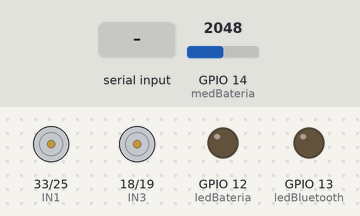
A sketch run on a simulated ESP32. Shown: motor-driver pin pairs drawn as motors (green arrow = first pin HIGH = forward, orange = second pin HIGH = backward, longer = more drive, scaled by the enable pin), output pins drawn as LEDs (lit = HIGH). Inputs (shaded band) come from the test bench; at power-on: GPIO 14 (medBateria) = 2048 (analog values on the 0–4095 scale). Nothing arrives over Bluetooth unless stated.

Above: at 2.2 s.
2.3 s: GPIO 14 (medBateria) set to 1962
At 3.3 s:
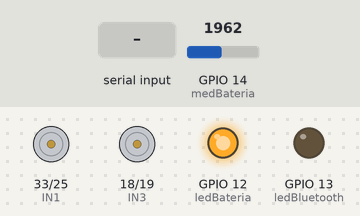
3.8 s: "F" received over the second serial link
At 5.0 s:
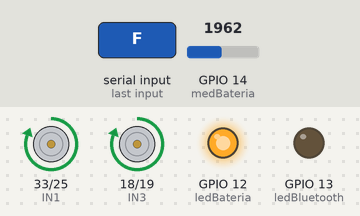
5.3 s: "B" received over the second serial link
At 6.1 s:
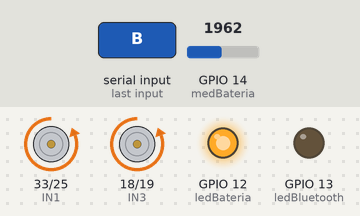
6.8 s: GPIO 14 (medBateria) set to 2040
At 7.9 s:
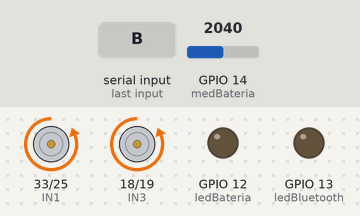
8.3 s: "L" received over the second serial link
At 9.5 s:
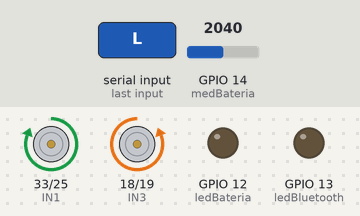
9.8 s: "R" received over the second serial link
At 10.8 s:
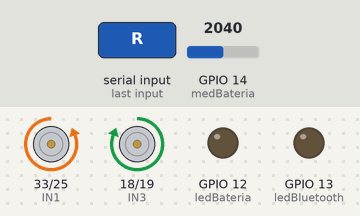
Timing chart, 0 to 12.3 s (numbered marks = the images above; inputs shaded):
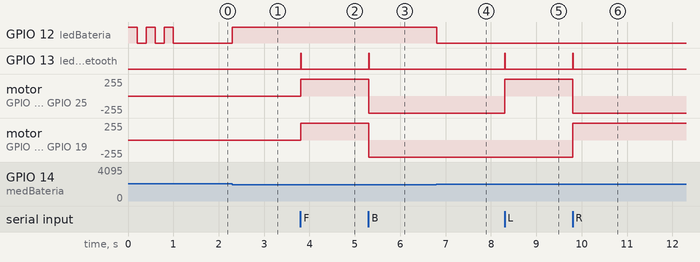

The sketch:

Roxy_ESP32_Rev1.ino
```cpp
/*-------------------------------------------------------------------------
 * Título: Programa placa Roxy para Mini Sumô ESP32
 * Data: 04.01.2025
 * Arquivo: Roxy_ESP32_Rev1.ino
 * Autor: Rodrigo Horikawa Watanabe
 * Rev: 1
 *
 * Hardware: Esp32 30 pinos
 * Descrição:
 * Programa para rodar o Robô Mini Sumo com ESP32
 * - Controle do Driver L293D
 * - Controle de Bateria
 * - Indicador de Conexão de Bluetooth
 *
%------------------------------------------------------------------------*/

#include <BluetoothSerial.h>

//-------- Inicialização do Bluetooth -------------------------------------------------------------
#if !defined(CONFIG_BT_ENABLED) || !defined(CONFIG_BLUEDROID_ENABLED)
#error Bluetooth is not enabled! Please run `make menuconfig` to and enable it
#endif

/*
Configuração de Eventos

#if !defined(CONFIG_BT_SPP_ENABLED)
#error Serial Bluetooth not available or not enabled. It is only available for the ESP32 chip.
#endif
*/

//---- Configuração dos pinos do Driver

#define IN1 33
#define IN2 25
#define IN3 18
#define IN4 19
#define EN1 32
#define EN2 5

//----- Configurando os leds ----------------------------------------------------------------------

#define ledBateria    12    //Led bateria
#define ledBluetooth  13    //Led Bluetooth

//----- Configurando o Medidor de Bateria

#define medBateria    14

//Conversor AD conectado no pino 7 - GPIO32 -  ADC4
//Conversor AD tipo SAR 12bits
//ADC1
//ADC - RTC
//ADC - DMA
//ADC Attenuation

//--------------------------------------

BluetoothSerial SerialBT;

char val; // variable to receive data from the serial port

int AN_Bat_Result = 0;  //Inicializando valor de Leitura
float Voltage = 0.0;

/* BT: Bt_Status callback function
void Bt_Status(esp_spp_cb_event_t event, esp_spp_cb_param_t *param)
{
  if (event == ESP_SPP_OPEN_EVT)
  {                                                        // BT: Checks if the SPP connection is open, the event comes// event == Client connected
    digitalWrite (ledBluetooth, HIGH);                                                     // BT: Turn ON the BLUE bluetooth indication LED (solid light)
  }
  else if (event == ESP_SPP_CLOSE_EVT)
  {                                                  // BT: event == Client disconnected
    digitalWrite(ledBluetooth, LOW);                                                       // BT: Turn OFF the BLUE bluetooth indication LED
  }
}
*/

void setup() {

  Serial.begin(115200);
  SerialBT.begin("Japas");
//  Serial.println("O dispositivo já pode ser pareado!");

  adcAttachPin(medBateria);
  analogSetClockDiv(255);
  analogSetWidth(12);
  analogSetAttenuation(ADC_11db);
  analogReadResolution(12);

  pinMode(ledBateria,OUTPUT);
  pinMode(ledBluetooth,OUTPUT);

  pinMode(IN1, OUTPUT);
  pinMode(IN2, OUTPUT);
  pinMode(IN3, OUTPUT);
  pinMode(IN4, OUTPUT);
  pinMode(EN1, OUTPUT);
  pinMode(EN2, OUTPUT);

//---- Pisca 3x o Led do Esp32

  digitalWrite(ledBateria, HIGH);
  delay(200);
  digitalWrite(ledBateria, LOW);
  delay(200);
  digitalWrite(ledBateria, HIGH);
  delay(200);
  digitalWrite(ledBateria, LOW);
  delay(200);
  digitalWrite(ledBateria, HIGH);
  delay(200);
  digitalWrite(ledBateria, LOW);
//--------------------------------------

  digitalWrite(EN1, HIGH);  // turn ON Motor 1
  digitalWrite(EN2, HIGH);  // turn ON Motor 2

//SerialBT.register_callback(Bt_Status);  // BT: Define o tratamento de evento Bt_Status

}

void loop() {

  AN_Bat_Result = analogRead(medBateria);

  Voltage = AN_Bat_Result;
  /*
  Serial.print("AD: ");
  Serial.println(AN_Bat_Result);
  Serial.print("Voltage: ");
  Serial.println(Voltage/1000);
*/


  if(AN_Bat_Result<2000)    // Nas medidas fica perto de 9,2V
  {
    digitalWrite(ledBateria, HIGH);
  }
  else
  {
    digitalWrite(ledBateria, LOW);
  }

  if (SerialBT.available())
  {
    val =(char)SerialBT.read();
    digitalWrite (ledBluetooth, HIGH);
  }


  if( val == 'F' )           // Frente
  {
    digitalWrite(IN1, HIGH);   // otherwise turn it OFF
    digitalWrite(IN2, LOW);   // otherwise turn it OFF
    digitalWrite(IN3, HIGH);   // otherwise turn it OFF
    digitalWrite(IN4, LOW);   // otherwise turn it OFF
  }
  if( val == 'B' )            // Tras
  {
    digitalWrite(IN1, LOW);   // otherwise turn it OFF
    digitalWrite(IN2, HIGH);   // otherwise turn it OFF
    digitalWrite(IN3, LOW);   // otherwise turn it OFF
    digitalWrite(IN4, HIGH);   // otherwise turn it OFF
  }
  if(val == 'L')              //Esquerda
  {
    digitalWrite(IN1, HIGH);   // otherwise turn it OFF
    digitalWrite(IN2, LOW);   // otherwise turn it OFF
    digitalWrite(IN3, LOW);   // otherwise turn it OFF
    digitalWrite(IN4, HIGH);   // otherwise turn it OFF
  }

  if(val == 'R')              //Direita
  {
    digitalWrite(IN1, LOW);   // otherwise turn it OFF
    digitalWrite(IN2, HIGH);   // otherwise turn it OFF
    digitalWrite(IN3, HIGH);   // otherwise turn it OFF
    digitalWrite(IN4, LOW);   // otherwise turn it OFF
  }
  if(val == 'S')              //Stop
  {
    digitalWrite(IN1,LOW);
    digitalWrite(IN2, LOW);   // otherwise turn it OFF
    digitalWrite(IN3, LOW);   // otherwise turn it OFF
    digitalWrite(IN4,LOW);
  }
  if(val == 'G')              //Frente Esquerda
  {
    digitalWrite(IN1, HIGH);   // otherwise turn it OFF
    digitalWrite(IN2, LOW);   // otherwise turn it OFF
    digitalWrite(IN3, LOW);   // otherwise turn it OFF
    digitalWrite(IN4, LOW);   // otherwise turn it OFF
  }
  if(val == 'I')              //Frente Direita
  {
    digitalWrite(IN1,LOW);
    digitalWrite(IN2, LOW);   // otherwise turn it OFF
    digitalWrite(IN3, HIGH);   // otherwise turn it OFF
    digitalWrite(IN4,LOW);
  }
  if(val == 'H')              //Tras Esquerda
  {
    digitalWrite(IN1, LOW);   // otherwise turn it OFF
    digitalWrite(IN2, HIGH);   // otherwise turn it OFF
    digitalWrite(IN3, LOW);   // otherwise turn it OFF
    digitalWrite(IN4, LOW);   // otherwise turn it OFF
  }
  if(val == 'J')              //Tras Direita
  {
    digitalWrite(IN1,LOW);
    digitalWrite(IN2, LOW);   // otherwise turn it OFF
    digitalWrite(IN3, LOW);   // otherwise turn it OFF
    digitalWrite(IN4,HIGH);
  }

  delay(10);                    // wait 100ms for next reading
  digitalWrite (ledBluetooth, LOW);


}
```

Measured:
- the behaviour switches between 2000 and 1999 on GPIO 14 (medBateria) (found by bisection; images 0 and 1)
- after the input at 2.3 s, GPIO 12 (ledBateria): LOW → HIGH at once
- after the input at 3.8 s, GPIO 13 (ledBluetooth): LOW → HIGH at once, → LOW 0.01 s later; motor on GPIO 33 (IN1) / GPIO 25 (IN2), motor on GPIO 18 (IN3) / GPIO 19 (IN4): stopped → forward 255/255 at once
- after the input at 5.3 s, GPIO 13 (ledBluetooth): LOW → HIGH at once, → LOW 0.01 s later; motor on GPIO 33 (IN1) / GPIO 25 (IN2), motor on GPIO 18 (IN3) / GPIO 19 (IN4): forward 255/255 → backward 255/255 at once
- after the input at 6.8 s, GPIO 12 (ledBateria): HIGH → LOW at once
- after the input at 8.3 s, GPIO 13 (ledBluetooth): LOW → HIGH at once, → LOW 0.01 s later; motor on GPIO 33 (IN1) / GPIO 25 (IN2): backward 255/255 → forward 255/255 at once
- after the input at 9.8 s, GPIO 13 (ledBluetooth): LOW → HIGH at once, → LOW 0.01 s later; motor on GPIO 33 (IN1) / GPIO 25 (IN2): forward 255/255 → backward 255/255 at once; motor on GPIO 18 (IN3) / GPIO 19 (IN4): backward 255/255 → forward 255/255 at once
